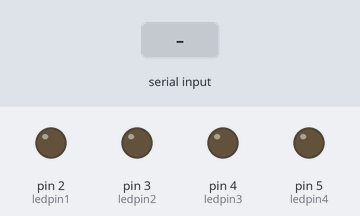
Bench run of a program on a simulated Arduino Uno, built with avr-gcc and run on an emulated ATmega328P. Shown: output pins drawn as LEDs (lit = HIGH). Inputs (shaded band) come from the test bench.

Above: at 1.2 s.
1.3 s: "R" received over Serial
At 2.5 s:
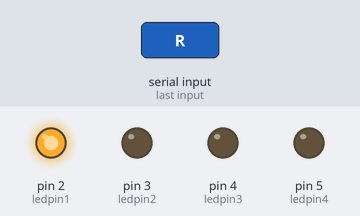
2.8 s: "T" received over Serial
At 3.8 s:
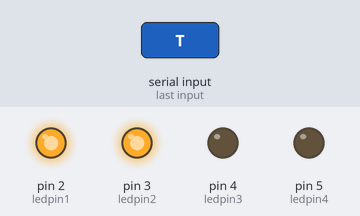
4.3 s: "r" received over Serial
At 5.0 s:
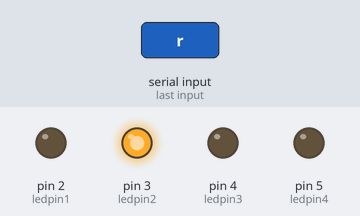
5.8 s: "Y" received over Serial
At 6.1 s:
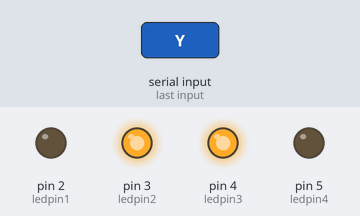
7.3 s: "t" received over Serial
At 8.5 s:
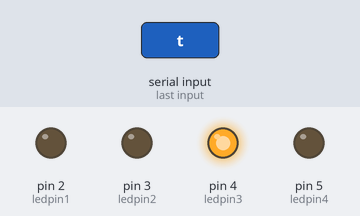
8.8 s: "U" received over Serial
At 9.6 s:
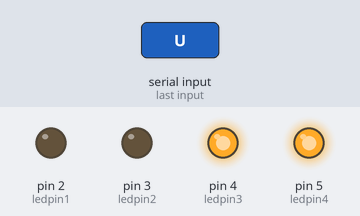
Timing chart, 0 to 11.3 s (numbered marks = the images above; inputs shaded):
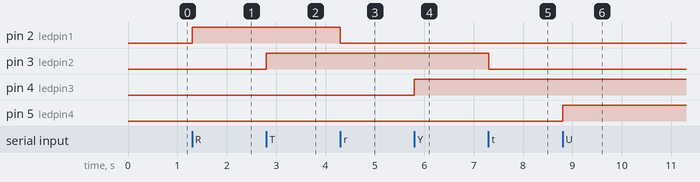

Measured:
- after the input at 1.3 s, pin 2 (ledpin1): LOW → HIGH at once
- after the input at 2.8 s, pin 3 (ledpin2): LOW → HIGH at once
- after the input at 4.3 s, pin 2 (ledpin1): HIGH → LOW at once
- after the input at 5.8 s, pin 4 (ledpin3): LOW → HIGH at once
- after the input at 7.3 s, pin 3 (ledpin2): HIGH → LOW at once
- after the input at 8.8 s, pin 5 (ledpin4): LOW → HIGH at once

The program:

main.cpp
```cpp
/*
 * @Author: shichenyi shichenyi23@163.com
 * @Date: 2024-05-18 08:31:15
 * @LastEditors: shichenyi shichenyi23@163.com
 * @LastEditTime: 2024-05-18 23:06:29
 * @FilePath: \kongzhi lightc:\Users\SCY\Documents\PlatformIO\Projects\kongzhi light\src\main.cpp
 * @Description: 这是默认设置,请设置`customMade`, 打开koroFileHeader查看配置 进行设置: https://github.com/OBKoro1/koro1FileHeader/wiki/%E9%85%8D%E7%BD%AE
 */
#include <Arduino.h>
#include<HardwareSerial.h>

int i;
int oldi;
int ledpin1=2;
int ledpin2=3;
int ledpin3=4;
int ledpin4=5;
int led_state=0;


void setup() {
Serial.begin(9600);
pinMode(ledpin1,OUTPUT);
pinMode(ledpin2,OUTPUT);
pinMode(ledpin3,OUTPUT);
pinMode(ledpin4,OUTPUT);
}

void loop() {
while(Serial.available()>0){
i=Serial.read();
if(i=='R'){
  digitalWrite(ledpin1,HIGH);
}
else if(i=='r'){
  digitalWrite(ledpin1,LOW);
}
else if(i=='T'){
  digitalWrite(ledpin2,HIGH);
}
else if(i=='t'){
  digitalWrite(ledpin2,LOW);
}
else if(i=='Y'){
  digitalWrite(ledpin3,HIGH);
}
else if(i=='y'){
  digitalWrite(ledpin3,LOW);
}
else if(i=='U'){
  digitalWrite(ledpin4,HIGH);
}
else if(i=='u'){
  digitalWrite(ledpin4,LOW);
}
}
}
```
